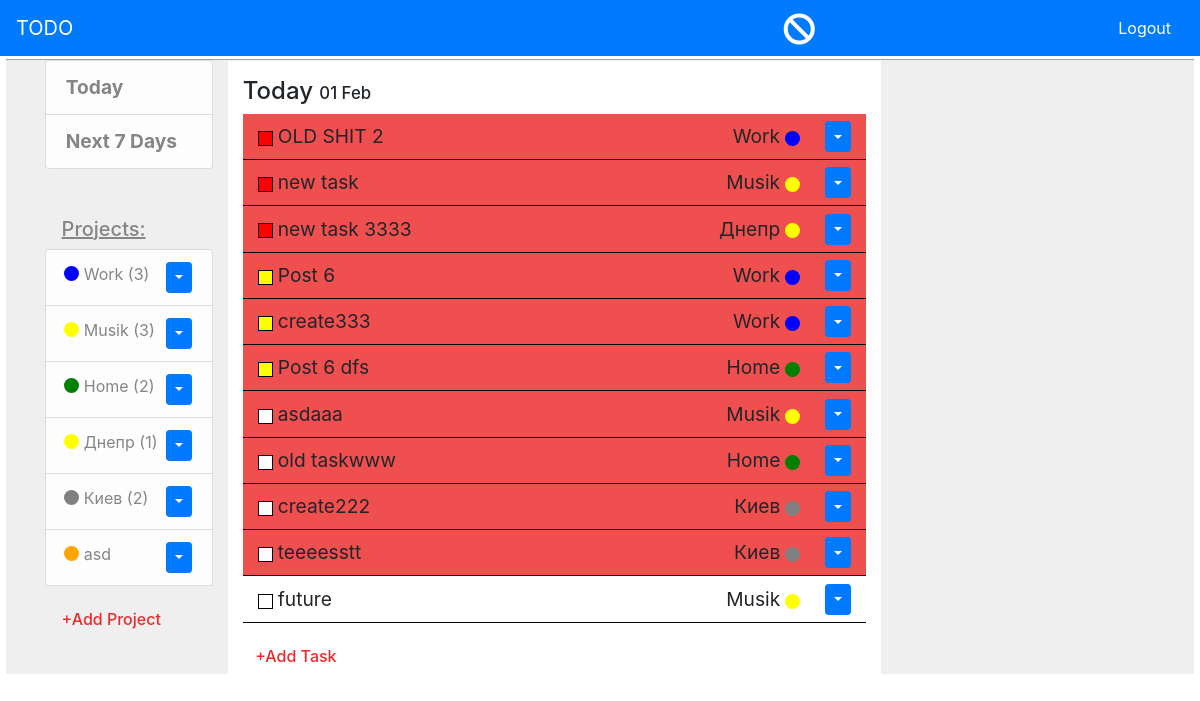
Page / (signed in) on the committed database.
### to_do/models.py (models this page shows, shortened)
class Project(models.Model):
	title = models.CharField(max_length = 150)
	color = models.CharField(max_length = 20)
	user = models.ForeignKey(settings.AUTH_USER_MODEL, on_delete = models.CASCADE, related_name = 'user', blank = True)
	def __str__(self):
		return self.title

class Task(models.Model):
	HIGH = -1
	MIDDLE = 0
	LOW = 1
	PRIORITY = ((HIGH, 'red'),(MIDDLE, 'yellow'),(LOW, 'white'))
	COMPLETED = 1
	UNCOMPLETED = 0
	STATUS = ((COMPLETED, 'Completed'),(UNCOMPLETED, 'Uncompleted'))
	project = models.ForeignKey(Project, on_delete = models.CASCADE, related_name = 'project')
	title = models.CharField(max_length = 150)
	priority = models.IntegerField(choices = PRIORITY, default = MIDDLE)
	status = models.IntegerField(choices = STATUS, default = UNCOMPLETED)
	timestamp = models.DateTimeField(blank = True, default = timezone.now)
	class Meta:
		ordering = ['priority']

### to_do/views.py (the view)
# urls.py: path('', ProjectListView.as_view(), name = 'base_view'),
class ProjectListView(MainClass, DetailMixin, CreateFormMixin, ListView):
	title = 'Today'
	redirect_path = '/'

### to_do/templates/to_do/base.html (shortened to what this page needs)
{% extends 'base.html' %}
{% load crispy_forms_tags %}
{% block sidebar %}
	{% if user.is_active %}
		{% include 'to_do/includes/sidebar.html' %}
	{% endif %}
{% endblock %}
{% block content %}
	{% if user.is_active %}
		{% include 'to_do/includes/content.html' %}
	{% else %}
	<div class = 'container'>
		<h4>You must <a href="{% url 'login_view' %}">Log In</a> before see all.</h4>
		<h5>If you don't have an account, you can <a href="{% url 'registration' %}">Register</a></h5>
	</div>
	{% endif %}
{% endblock %}

### to_do/templates/to_do/includes/sidebar.html (shortened to what this page needs)
{% load crispy_forms_tags %}
		  <div class="content-section">
	          <ul class="list-group first-ul">
	            <li class="list-group-item list-group-item-light"><a href="{% url 'base_view' %}">Today</a></li>
	            <li class="list-group-item list-group-item-light"><a href="{% url 'task_7today' %}">Next 7 Days</a></li>
	          </ul>
	          <br><br>
	          <h5 id = 'pr-title'>Projects:</h5>
	          <ul class="list-group">
	          	{% for project in projects %}
	            <li class="list-group-item list-group-item-light">
	            	<div class="circle" style = 'background-color: {{ project.color|lower }}'></div>
	            	<a href="{% url 'project-list' project.id project.title %}">{{ project.title }}
						{%for count in count_task%}
							{% if project.id ==  count.project%}
								({{count.count}})
							{% endif %}
						{%endfor%}
	            	</a>
	            	<div class="dropdown" style = 'float:right;'>
					  <button class="btn btn-primary btn-sm dropdown-toggle" type="button" id="dropdownMenuButton" data-toggle="dropdown" aria-haspopup="true" aria-expanded="false" ></button>
					</div>
	            </li>
	            {% endfor %}
	          </ul>
	          <br>
			  <h6 class = 'add-button-project'>+{{ button_project_title }}</h6>
	      </div>

### to_do/templates/to_do/includes/content_info.html (shortened to what this page needs)
{% for date in dates %}
					{% for task in tasks %}
						{% if task.timestamp.date == date.timestamp__date  %}
					<h4 class = 'mt-3'>{% if title == 'Today' %}{{ title }}{% endif %}
						<span style = 'font-size: 0.7em;'>{{ date.timestamp__date|date:'d M' }}</span> </h4>
							{%for comp in uncomplited_tasks%}
							{% if comp.timestamp.date < date.timestamp__date  %}
							<table class = 'uncomplited'>
								<tr>
									<td style = 'width:5%;'><div class="square" style = 'background-color: {{ comp.get_priority_display|lower }}'></div></td>
									<td style = 'width:65%;'>{{ comp.title }}</td>
									<td class = 'task-td' style = 'width:20%; '>{{ comp.project }}</td>
									<td style = 'width:10%;'><div class="circle" style = 'background-color: {{ comp.project.color|lower }}'></div></td>
									<td>
										<div class="dropdown" style = 'float:right;'>
										  <button class="btn btn-primary btn-sm dropdown-toggle" type="button" id="dropdownMenuButton" data-toggle="dropdown" aria-haspopup="true" aria-expanded="false" ></button>
										</div>
									</td>
								</tr>
							</table>
							{% endif %}
							{%endfor%}
							<table>
								<tr>
									<td style = 'width:5%;'><div class="square" style = 'background-color: {{ task.get_priority_display|lower }}'></div></td>
									<td style = 'width:65%;'>{{ task.title }}</td>
									<td class = 'task-td' style = 'width:20%; '>{{ task.project }}</td>
									<td style = 'width:10%;'><div class="circle" style = 'background-color: {{ task.project.color|lower }}'></div></td>
									<td>
										<div class="dropdown" style = 'float:right;'>
										  <button class="btn btn-primary btn-sm dropdown-toggle" type="button" id="dropdownMenuButton" data-toggle="dropdown" aria-haspopup="true" aria-expanded="false" ></button>
										</div>
									</td>
								</tr>
							</table>
						{% endif %}
					{% endfor %}
				{% endfor %}

### static/css/main.css (style rules this page uses)
.container .uncomplited { background-color: #F04F4F; }
#pr-title { margin-left: 10%; color: #858585; text-decoration: underline; }
.add-button-project { color: #EF292B; margin-left: 10%; cursor: pointer; }
.list-group a, .first-ul a { color: #858585; }
.first-ul a { font-size: 1.2em; font-weight: bold; }
.circle { width: 15px; height: 15px; border-radius: 50%; background: #000; float: left; margin: 4px 5px 0px -2px; }
.container .circle { margin: 4px 5px 0px 5px; }
.container table { width:100%; }
.container table tr { border-bottom: 1px solid black; }
.container table td { padding: 7px 0px; font-size: 1.2em; }
.square { width: 15px; height: 15px; float: left; margin: 4px 5px 0px 15px; border: 1px solid black; }
.task-td { text-align: right; margin-left: -20px; }
.container .dropdown { margin-right: 60%; }

### rows in the picture
Project: title "Work", count "3"
Project: title "Musik", count "3"
Project: title "Home", count "2"
Project: title "Днепр", count "1"
Project: title "Киев", count "2"
Project: title "asd"
Task: title "Today", timestamp__date "01 Feb", priority 1 (drawn), title "future", project "Musik"
Task: priority -1 (drawn), title "OLD SHIT 2", project "Work"
Task: priority -1 (drawn), title "new task", project "Musik"
Task: priority -1 (drawn), title "new task 3333", project "Днепр"
Task: priority 0 (drawn), title "Post 6", project "Work"
Task: priority 0 (drawn), title "create333", project "Work"
Task: priority 0 (drawn), title "Post 6 dfs", project "Home"
Task: priority 1 (drawn), title "asdaaa", project "Musik"
Task: priority 1 (drawn), title "old taskwww", project "Home"
Task: priority 1 (drawn), title "create222", project "Киев"
Task: priority 1 (drawn), title "teeeesstt", project "Киев"

### other values in the picture
{{ button_project_title }} "Add Project"
{{ button_task_title }} "Add Task"
